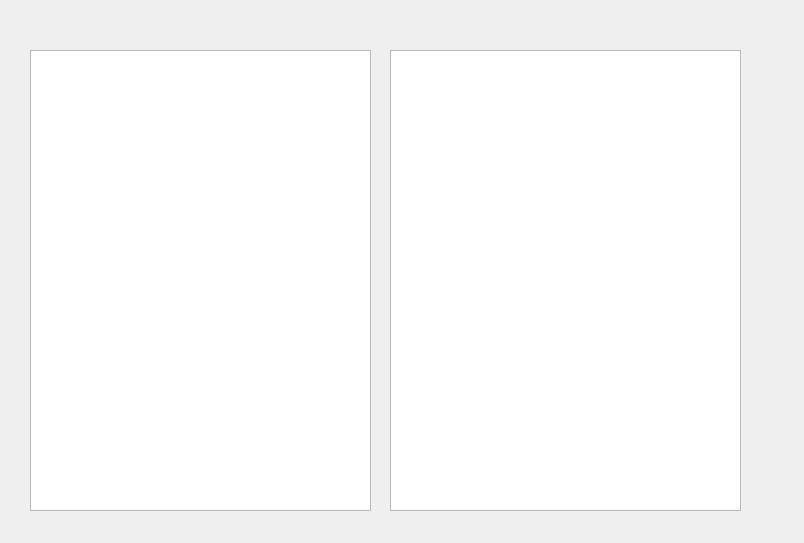
<?xml version="1.0" encoding="UTF-8"?>
<ui version="4.0">
 <class>eksplorator</class>
 <widget class="QDialog" name="eksplorator">
  <property name="geometry">
   <rect>
    <x>0</x>
    <y>0</y>
    <width>804</width>
    <height>543</height>
   </rect>
  </property>
  <property name="windowTitle">
   <string>Dialog</string>
  </property>
  <widget class="QListView" name="listView">
   <property name="geometry">
    <rect>
     <x>390</x>
     <y>50</y>
     <width>351</width>
     <height>461</height>
    </rect>
   </property>
  </widget>
  <widget class="QTreeView" name="treeView">
   <property name="geometry">
    <rect>
     <x>30</x>
     <y>50</y>
     <width>341</width>
     <height>461</height>
    </rect>
   </property>
  </widget>
 </widget>
 <resources/>
 <connections/>
</ui>
